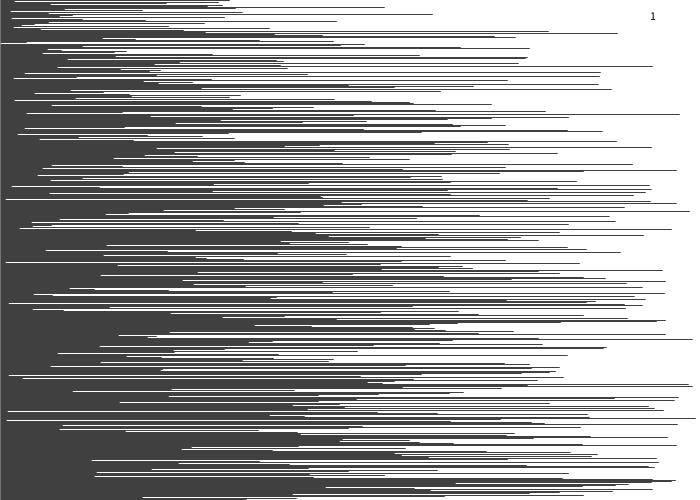
Frame 1 (no input)
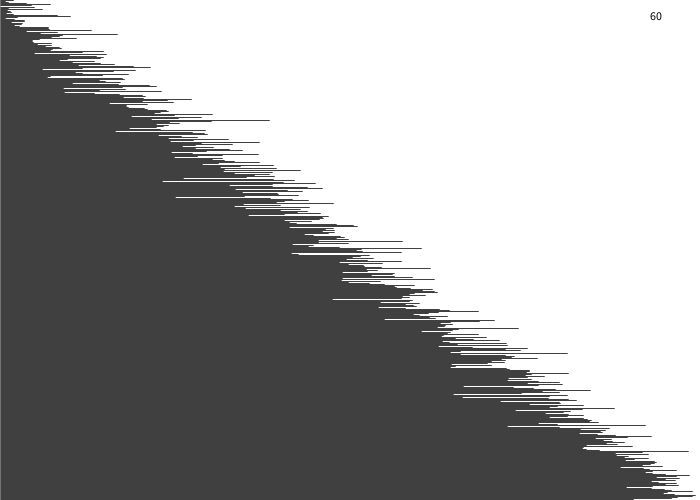
Frame 60 (the mouse pressed at the canvas centre just before this capture)
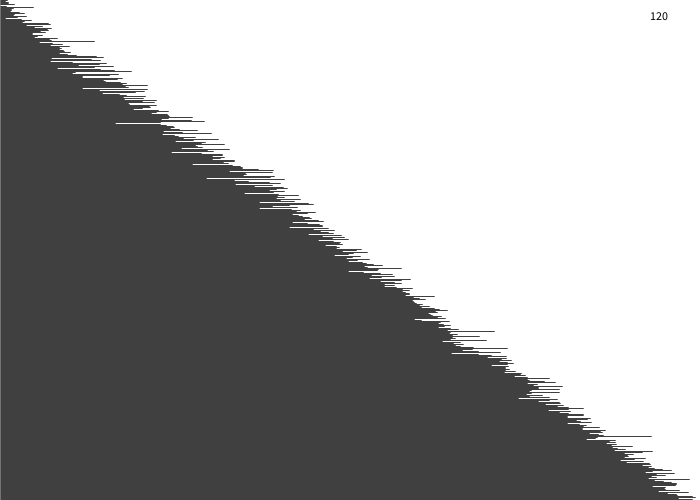
Frame 120 (the mouse held since frame 60 and released just before this capture)

The Processing sketch that drew these frames (run headless with seeded random() and noise(); from frame 60 on, the mouse is pressed at the canvas centre):

// Processing sketch: e1_tablice_sort_wizual_v01
// ── e1_tablice_sort_wizual_v01.pde
float[] t; //<>//
float a;

void setup() {
  size(700, 500);
  stroke(0);
  fill(0);
  strokeWeight(0.7);

  t = new float[height];

  for (int i = 0; i < t.length; i++) {
    t[i] = random(width);
  }
}

void draw() {
  background(255);
  text(frameCount, width - 50, 20);
  for (int n = 0; n < t.length; n++) { 
    int i1 = round(random(height-1));
    int i2 = round(random(height-1));
    if (t[i1] > t[i2] && i1<i2) {
      a = t[i1];
      t[i1] = t[i2];
      t[i2] = a;
    }
  }
  for (int i = 0; i < t.length; i++) {
    line(0, i, t[i], i);
  }
}
